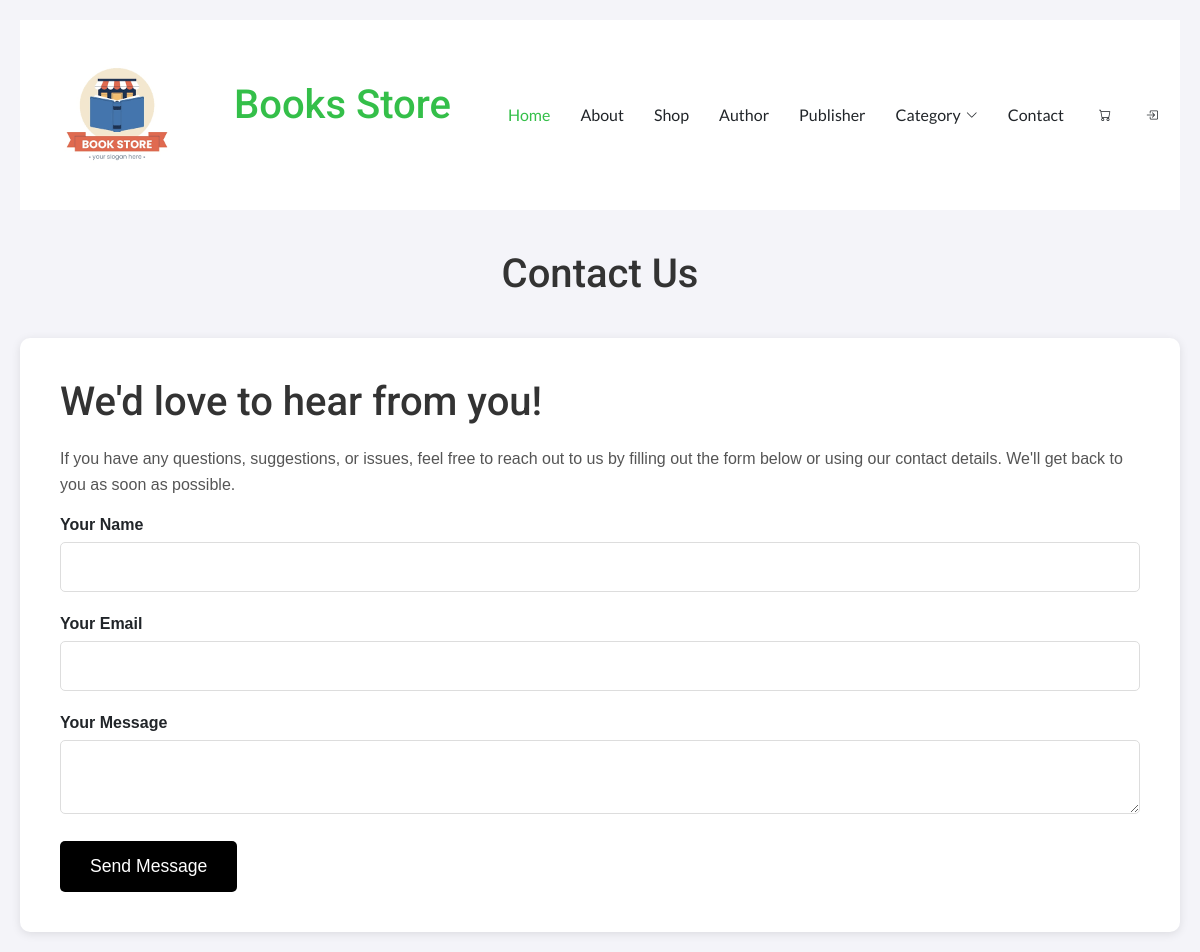
The page /User/contact.php on the database as committed earlier.
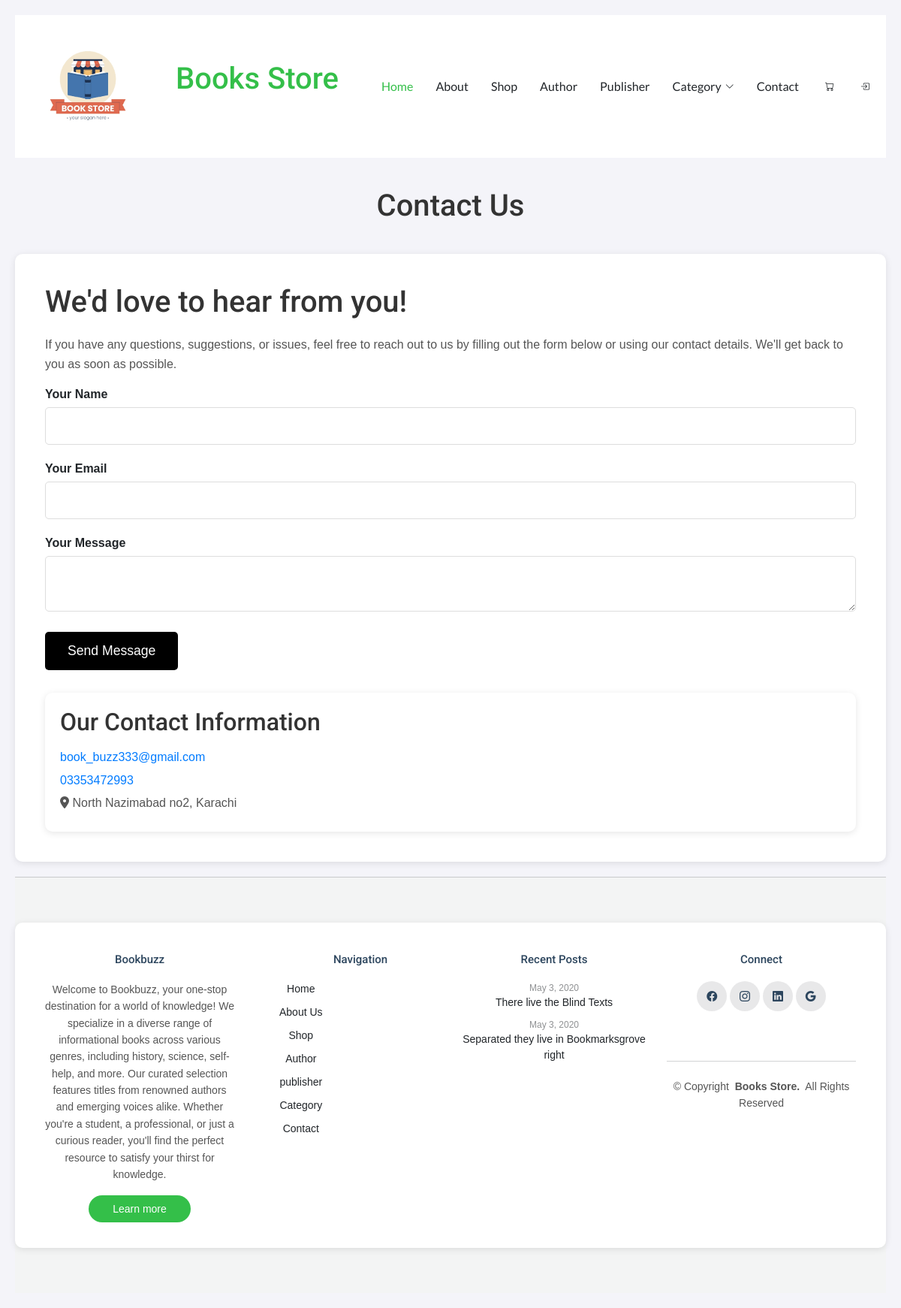
The same page on the database as committed later.
### tables this page shows
CREATE TABLE `website_info` (
  `ID` int(11) NOT NULL,
  `Name` varchar(30) NOT NULL,
  `Email` varchar(40) NOT NULL,
  `Description` varchar(1000) NOT NULL,
  `Address` varchar(50) NOT NULL,
  `Phoneno` varchar(15) NOT NULL
);

### User/contact.php (the view, shortened to what this page needs)
<?php
include("header.php");
?>
<header>
    <h1>Contact Us</h1>
</header>
<div class="container">
    <h1>We'd love to hear from you!</h1>
    <p>If you have any questions, suggestions, or issues, feel free to reach out to us by filling out the form below or using our contact details. We'll get back to you as soon as possible.</p>
    <form action="" method="POST">
        <div class="form-group">
            <label for="name">Your Name</label>
            <input type="text" id="name" name="name" required>
        </div>
        <div class="form-group">
            <label for="email">Your Email</label>
            <input type="email" id="email" name="email" required>
        </div>
        <div class="form-group">
            <label for="message">Your Message</label>
            <textarea id="message" name="message" required></textarea>
        </div>
        <button type="submit" class="btn" name="btn">Send Message</button>
    </form>
    <?php
    $query = "SELECT * FROM website_info ORDER BY id DESC LIMIT 1";
    $result = mysqli_query($conn, $query);
    while ($row = mysqli_fetch_array($result)) {
    ?>
    <div class="contact-info">
        <h2>Our Contact Information</h2>
        <p><a href="mailto:<?php echo $row[1]; ?>"><?php echo $row[2]; ?></a></p>
        <p><a href="tel:<?php echo $row[1]; ?>"><?php echo $row[5]; ?></a></p>
        <p><i class="fas fa-map-marker-alt"></i> <?php echo $row[4]; ?></p>
    </div>
    <?php } ?>
</div>
<?php
include("footer.php");
?>

### User/footer.php (shortened to what this page needs)
</main>
<?php
        $query="SELECT * FROM website_info order by id desc limit 1";
        $result=mysqli_query($conn,$query);
        while($row=mysqli_fetch_array($result))
        { ?>
<footer id="footer" class="footer light-background">
    <div class="container">
      <div class="row g-4">
        <div class="col-md-6 col-lg-3 mb-3 mb-md-0">
          <div class="widget">
            <h3 class="widget-heading"><?php echo $row[1]; ?></h3>
            <p class="mb-4">
            <?php echo $row[3]; ?>
            </p>
            <p class="mb-0">
              <a href="#" class="btn-learn-more">Learn more</a>
            </p>
          </div>
        </div>
        <div class="col-md-6 col-lg-3 ps-lg-5 mb-3 mb-md-0">
          <div class="widget">
            <h3 class="widget-heading">Navigation</h3>
            <ul class="list-unstyled float-start me-5">
            <li><a href="index.php">Home</a></li>
            <li><a href="about.php">About Us</a></li>
            <li><a href="Featured.php">Shop</a></li>
            <li><a href="Author.php">Author</a></li>
              <li><a href="Publisher.php">publisher</a></li>
              <li><a href="category.php">Category</a></li>
              <li><a href="contact.php">Contact</a></li>
            </ul>
          </div>
        </div>
        <div class="col-md-6 col-lg-3 pl-lg-5">
          <div class="widget">
            <h3 class="widget-heading">Recent Posts</h3>
            <ul class="list-unstyled footer-blog-entry">
              <li>
                <span class="d-block date">May 3, 2020</span>
                <a href="#">There live the Blind Texts</a>
              </li>
              <li>
                <span class="d-block date">May 3, 2020</span>
                <a href="#">Separated they live in Bookmarksgrove right</a>
              </li>
            </ul>
          </div>
        </div>
        <div class="col-md-6 col-lg-3 pl-lg-5">
          <div class="widget">
            <h3 class="widget-heading">Connect</h3>
            <ul class="list-unstyled social-icons light mb-3">
              <li>
                <a href="https://www.facebook.com/" target="_blank"><span class="bi bi-facebook"></span></a>
              </li>
              <li>
                <a href="https://www.instagram.com/accounts/login/" target="_blank"><span class="bi bi-instagram"></span></a>
              </li>
              <li>
                <a href="https://pk.linkedin.com/" target="_blank"><span class="bi bi-linkedin"></span></a>
              </li>
              <li>
                <a href="https://accounts.google.com/v3/signin/identifier?dsh=S1812573153%3A1655944654029516&flowEntry=ServiceLogin&flowName=WebLiteSignIn&ifkv=AX3vH39E0iYVTmn-NoMNM_C35EPrno8LWsRx2Qhr0HApkVLZ-Zc_Vql8ouaSQOiXzEmthrpOPAV5" target="_blank"><span class="bi bi-google"></span></a>
              </li>
            </ul>
          </div>
      <div class="copyright d-flex flex-column flex-md-row align-items-center justify-content-md-between">
        <p>© <span>Copyright</span> <strong class="px-1 sitename">Books Store.</strong> <span>All Rights Reserved</span></p>
      </div>
    </div>
  </footer>
  <?php } ?>

Rows that differ between the two databases and show on the page:
added website_info: Email "book_buzz333@gmail.com", Phoneno "03353472993", Address "North Nazimabad no2, Karachi", Name "Bookbuzz", Description "Welcome to Bookbuzz, your one-stop destination for a world of knowledge! We specialize in a diverse range of informational books across various genres, including history, science, self-help, and more. Our curated selection features titles from renowned authors and emerging voices alike. Whether you're a student, a professional, or just a curious reader, you'll find the perfect resource to satisfy your thirst for knowledge."
